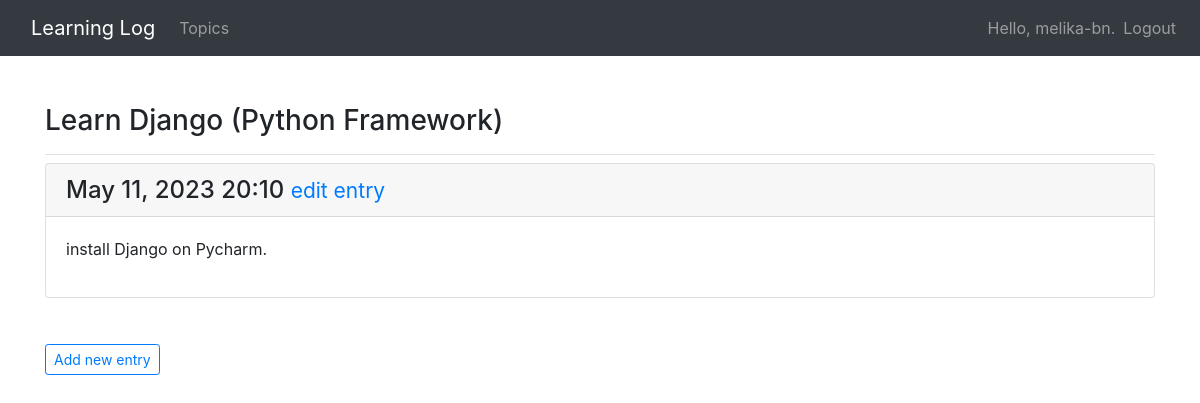
The page /topics/3/ (signed in) on the database its author committed.
### learning_logs/models.py (models this page shows, shortened)
class Topic(models.Model):
    text = models.CharField(max_length=200)
    date_added = models.DateTimeField(auto_now_add=True)
    owner = models.ForeignKey(User, on_delete=models.CASCADE)
    def __str__(self):
        return self.text

class Entry(models.Model):
    topic = models.ForeignKey(Topic, on_delete=models.CASCADE)
    text = models.TextField()
    date_added = models.DateTimeField(auto_now_add=True)
    class Meta:
        verbose_name_plural = 'entries'

### learning_logs/views.py (the view)
# urls.py: path('topics/<int:topic_id>/', views.topic, name='topic'),
@login_required
def topic(request, topic_id):
	topic = Topic.objects.get(id=topic_id)
	if topic.owner != request.user:
		raise Http404
	entries = topic.entry_set.order_by('-date_added')
	context = {'topic': topic, 'entries': entries}
	return render(request, 'learning_logs/topic.html', context)

### learning_logs/templates/learning_logs/topic.html
{% extends 'learning_logs/base.html' %}
{% block page_header %}
  <h3>{{ topic }}</h3>
{% endblock page_header %}
{% block content %}
  {% for entry in entries %}
    <div class="card mb-3">
      <h4 class="card-header">
        {{ entry.date_added|date:'M d, Y H:i' }}
        <small>
          <a href="{% url 'learning_logs:edit_entry' entry.id %}">edit entry</a>
        </small>
      </h4>
      <div class="card-body">
        {{ entry.text|linebreaks }}
      </div>
    </div>
  {% empty %}
    <p>There are no entries for this topic yet.</p>
  {% endfor %}
  <p>
    <a class="btn btn-sm btn-outline-primary" style="margin-top: 30px;" href="{% url 'learning_logs:new_entry' topic.id %}">Add new entry</a>
  </p>
{% endblock content %}

### learning_logs/templates/learning_logs/base.html (shortened to what this page needs)
{% load bootstrap4 %}
<html lang="en">
<head>
  {% bootstrap_css %}
</head>
<body>
  <nav class="navbar navbar-expand-md navbar-dark bg-dark mb-5">
    <a class="navbar-brand" style="margin-left:15px;" href="{% url 'learning_logs:index'%}">Learning Log</a>
    <div class="collapse navbar-collapse" id="navbarCollapse">
      <ul class="navbar-nav mr-auto">
        <li class="nav-item">
          <a class="nav-link" href="{% url 'learning_logs:topics'%}">Topics</a>
        </li>
      </ul>
      <ul class="navbar-nav ml-auto">
      	{% if user.is_authenticated %}
      	  <li class="nav-item">
      	    <span class="navbar-text">Hello, {{ user.username }}.</span>
      	  </li>
      	  <li class="nav-item">
      	    <a class="nav-link" href="{% url 'users:logout' %}">Logout</a>
      	  </li>
	      {% endif %}
	    </ul>
	  </div>
  </nav>
  <main role="main" class="container">
    <div class="pb-2 mb-2 border-bottom">
      {% block page_header %}{% endblock page_header %}
    </div>
    <div>
      {% block content %}{% endblock content %}
    </div>
  </main>
</body>
</html>

### rows shown on the page
Topic: text "Learn Django (Python Framework)"
Entry: date_added "May 11, 2023 20:10", text "install Django on Pycharm."

### other values the page prints
{{ user.username }} "melika-bn"
